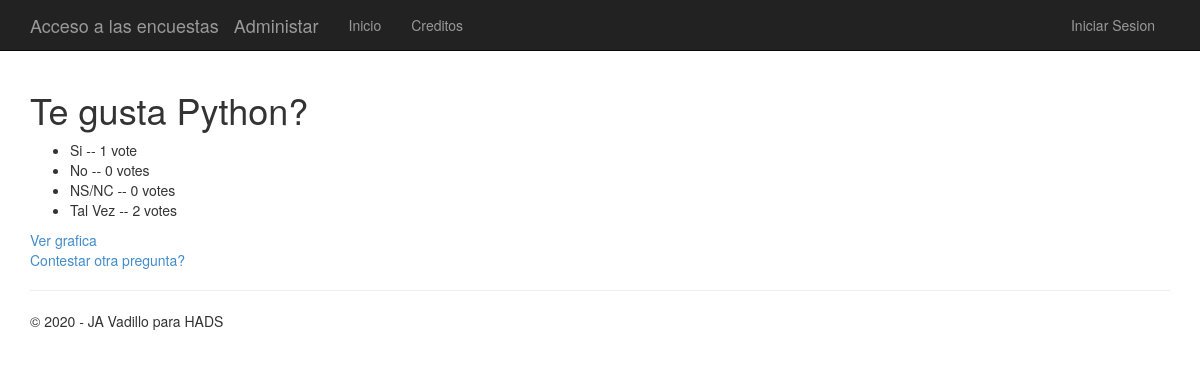
Page /2/results/ on the earlier database version.
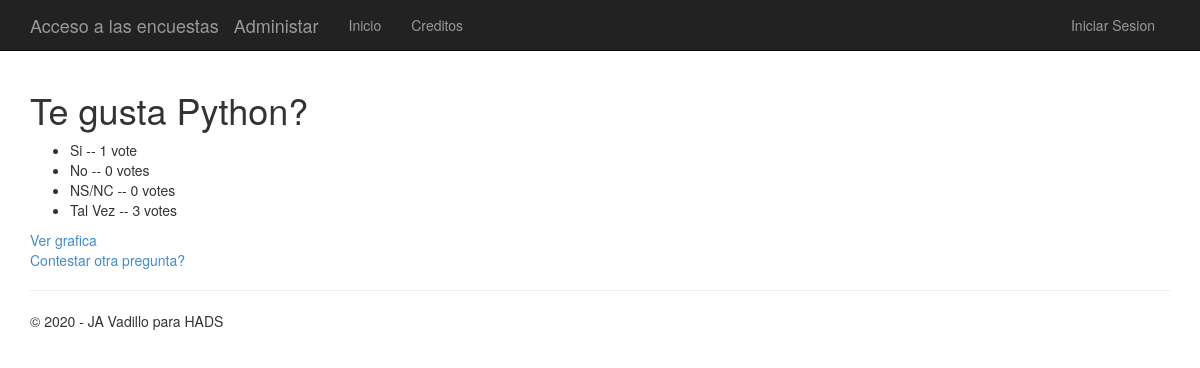
Same page on the later database version.
### app/models.py (models this page shows)
class Choice(models.Model):
    question = models.ForeignKey(Question)
    choice_text = models.CharField(max_length=200)
    votes = models.IntegerField(default=0)

### app/views.py (the view)
# urls.py: url(r'^(?P<question_id>\d+)/results/$', app.views.results, name='results'),
def results(request, question_id):
    question = get_object_or_404(Question, pk=question_id)
    return render(request, 'polls/results.html', {'title':'Resultados de la pregunta:','question': question, 'year':datetime.now().year})

### app/templates/polls/results.html
﻿{% extends "app/layout.html" %}
{% block content %}
<h1>{{ question.question_text }}</h1>
<ul>
{% for choice in question.choice_set.all %}
    <li>{{ choice.choice_text }} -- {{ choice.votes }} vote{{ choice.votes|pluralize }}</li>
{% endfor %}
</ul>
<a href="{% url 'chart' question.id %}"> Ver grafica</a><br />
<a href="{% url 'index' %}">Contestar otra pregunta?</a>
{% endblock %}

Differences in the rows shown:
changed Choice "Tal Vez": votes "2" → "3"
